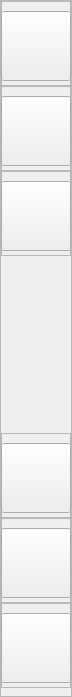
     <widget class="QFrame" name="pasek">
      <property name="sizePolicy">
       <sizepolicy hsizetype="Minimum" vsizetype="Minimum">
        <horstretch>0</horstretch>
        <verstretch>0</verstretch>
       </sizepolicy>
      </property>
      <property name="minimumSize">
       <size>
        <width>72</width>
        <height>0</height>
       </size>
      </property>
      <property name="maximumSize">
       <size>
        <width>72</width>
        <height>16777215</height>
       </size>
      </property>
      <property name="frameShape">
       <enum>QFrame::StyledPanel</enum>
      </property>
      <property name="frameShadow">
       <enum>QFrame::Raised</enum>
      </property>
      <layout class="QVBoxLayout" name="verticalLayout_2">
       <property name="spacing">
        <number>0</number>
       </property>
       <property name="leftMargin">
        <number>0</number>
       </property>
       <property name="topMargin">
        <number>0</number>
       </property>
       <property name="rightMargin">
        <number>0</number>
       </property>
       <property name="bottomMargin">
        <number>8</number>
       </property>
       <item alignment="Qt::AlignLeft">
        <widget class="QFrame" name="frame">
         <property name="sizePolicy">
          <sizepolicy hsizetype="Expanding" vsizetype="Preferred">
           <horstretch>0</horstretch>
           <verstretch>0</verstretch>
          </sizepolicy>
         </property>
         <property name="minimumSize">
          <size>
           <width>70</width>
           <height>85</height>
          </size>
         </property>
         <property name="maximumSize">
          <size>
           <width>70</width>
           <height>85</height>
          </size>
         </property>
         <property name="frameShape">
          <enum>QFrame::StyledPanel</enum>
         </property>
         <property name="frameShadow">
          <enum>QFrame::Raised</enum>
         </property>
         <widget class="QPushButton" name="btn_sidebar_zwin">
          <property name="geometry">
           <rect>
            <x>0</x>
            <y>10</y>
            <width>70</width>
            <height>70</height>
           </rect>
          </property>
          <property name="sizePolicy">
           <sizepolicy hsizetype="Minimum" vsizetype="Minimum">
            <horstretch>0</horstretch>
            <verstretch>0</verstretch>
           </sizepolicy>
          </property>
          <property name="minimumSize">
           <size>
            <width>70</width>
            <height>70</height>
           </size>
          </property>
          <property name="maximumSize">
           <size>
            <width>70</width>
            <height>70</height>
           </size>
          </property>
          <property name="text">
           <string/>
          </property>
          <property name="icon">
           <iconset>
            <normaloff>../icons/icons_white/menu.svg</normaloff>
            <normalon>../icons/icons_blue/menu.svg</normalon>../icons/icons_white/menu.svg</iconset>
          </property>
          <property name="iconSize">
           <size>
            <width>40</width>
            <height>40</height>
           </size>
          </property>
          <property name="checkable">
           <bool>false</bool>
          </property>
         </widget>
        </widget>
       </item>
       <item>
        <widget class="QFrame" name="strona_glowna">
         <property name="sizePolicy">
          <sizepolicy hsizetype="Expanding" vsizetype="Minimum">
           <horstretch>0</horstretch>
           <verstretch>0</verstretch>
          </sizepolicy>
         </property>
         <property name="minimumSize">
          <size>
           <width>70</width>
           <height>85</height>
          </size>
         </property>
         <property name="maximumSize">
          <size>
           <width>70</width>
           <height>85</height>
          </size>
         </property>
         <property name="frameShape">
          <enum>QFrame::StyledPanel</enum>
         </property>
         <property name="frameShadow">
          <enum>QFrame::Raised</enum>
         </property>
         <widget class="QPushButton" name="btn_strona_glowna">
          <property name="geometry">
           <rect>
            <x>0</x>
            <y>10</y>
            <width>70</width>
            <height>70</height>
           </rect>
          </property>
          <property name="minimumSize">
           <size>
            <width>70</width>
            <height>70</height>
           </size>
          </property>
          <property name="maximumSize">
           <size>
            <width>70</width>
            <height>70</height>
           </size>
          </property>
          <property name="text">
           <string/>
          </property>
          <property name="icon">
           <iconset>
            <normaloff>../icons/icons_white/home.svg</normaloff>
            <normalon>../icons/icons_blue/home.svg</normalon>../icons/icons_white/home.svg</iconset>
          </property>
          <property name="iconSize">
           <size>
            <width>40</width>
            <height>40</height>
           </size>
          </property>
          <property name="shortcut">
           <string>Ctrl+H</string>
          </property>
          <property name="checkable">
           <bool>true</bool>
          </property>
          <property name="autoExclusive">
           <bool>true</bool>
          </property>
          <attribute name="buttonGroup">
           <string notr="true">grupa_przyciski</string>
          </attribute>
         </widget>
        </widget>
       </item>
       <item>
        <widget class="QFrame" name="kalendarz">
         <property name="sizePolicy">
          <sizepolicy hsizetype="Expanding" vsizetype="Minimum">
           <horstretch>0</horstretch>
           <verstretch>0</verstretch>
          </sizepolicy>
         </property>
         <property name="minimumSize">
          <size>
           <width>70</width>
           <height>85</height>
          </size>
         </property>
         <property name="maximumSize">
          <size>
           <width>70</width>
           <height>85</height>
          </size>
         </property>
         <property name="frameShape">
          <enum>QFrame::StyledPanel</enum>
         </property>
         <property name="frameShadow">
          <enum>QFrame::Raised</enum>
         </property>
         <widget class="QPushButton" name="btn_kalendarz">
          <property name="geometry">
           <rect>
            <x>0</x>
            <y>10</y>
            <width>70</width>
            <height>70</height>
           </rect>
          </property>
          <property name="minimumSize">
           <size>
            <width>70</width>
            <height>70</height>
           </size>
          </property>
          <property name="maximumSize">
           <size>
            <width>70</width>
            <height>70</height>
           </size>
          </property>
          <property name="text">
           <string/>
          </property>
          <property name="icon">
           <iconset>
            <normaloff>../icons/icons_white/calendar.svg</normaloff>
            <normalon>../icons/icons_blue/calendar.svg</normalon>../icons/icons_white/calendar.svg</iconset>
          </property>
          <property name="iconSize">
           <size>
            <width>40</width>
            <height>40</height>
           </size>
          </property>
          <property name="shortcut">
           <string>Ctrl+K</string>
          </property>
          <property name="checkable">
           <bool>true</bool>
          </property>
          <property name="autoExclusive">
           <bool>true</bool>
          </property>
          <attribute name="buttonGroup">
           <string notr="true">grupa_przyciski</string>
          </attribute>
         </widget>
        </widget>
       </item>
       <item>
        <spacer name="spacer_sidebar">
         <property name="orientation">
          <enum>Qt::Vertical</enum>
         </property>
         <property name="sizeType">
          <enum>QSizePolicy::Expanding</enum>
         </property>
         <property name="sizeHint" stdset="0">
          <size>
           <width>67</width>
           <height>177</height>
          </size>
         </property>
        </spacer>
       </item>
       <item>
        <widget class="QFrame" name="konto">
         <property name="sizePolicy">
          <sizepolicy hsizetype="Expanding" vsizetype="Minimum">
           <horstretch>0</horstretch>
           <verstretch>0</verstretch>
          </sizepolicy>
         </property>
         <property name="minimumSize">
          <size>
           <width>70</width>
           <height>85</height>
          </size>
         </property>
         <property name="maximumSize">
          <size>
           <width>70</width>
           <height>85</height>
          </size>
         </property>
         <property name="frameShape">
          <enum>QFrame::StyledPanel</enum>
         </property>
         <property name="frameShadow">
          <enum>QFrame::Raised</enum>
         </property>
         <widget class="QPushButton" name="btn_konto">
          <property name="geometry">
           <rect>
            <x>0</x>
            <y>10</y>
            <width>70</width>
            <height>70</height>
           </rect>
          </property>
          <property name="minimumSize">
           <size>
            <width>70</width>
            <height>70</height>
           </size>
          </property>
          <property name="maximumSize">
           <size>
            <width>70</width>
            <height>70</height>
           </size>
          </property>
          <property name="text">
           <string/>
          </property>
          <property name="icon">
           <iconset>
            <normaloff>../icons/icons_white/user.svg</normaloff>
            <normalon>../icons/icons_blue/user.svg</normalon>../icons/icons_white/user.svg</iconset>
          </property>
          <property name="iconSize">
           <size>
            <width>40</width>
            <height>40</height>
           </size>
          </property>
          <property name="shortcut">
           <string>Ctrl+A</string>
          </property>
          <property name="checkable">
           <bool>true</bool>
          </property>
          <property name="autoExclusive">
           <bool>true</bool>
          </property>
          <attribute name="buttonGroup">
           <string notr="true">grupa_przyciski</string>
          </attribute>
         </widget>
        </widget>
       </item>
       <item>
        <widget class="QFrame" name="ustawienia">
         <property name="sizePolicy">
          <sizepolicy hsizetype="Expanding" vsizetype="Minimum">
           <horstretch>0</horstretch>
           <verstretch>0</verstretch>
          </sizepolicy>
         </property>
         <property name="minimumSize">
          <size>
           <width>70</width>
           <height>85</height>
          </size>
         </property>
         <property name="maximumSize">
          <size>
           <width>70</width>
           <height>85</height>
          </size>
         </property>
         <property name="frameShape">
          <enum>QFrame::StyledPanel</enum>
         </property>
         <property name="frameShadow">
          <enum>QFrame::Raised</enum>
         </property>
         <widget class="QPushButton" name="btn_ustawienia">
          <property name="geometry">
           <rect>
            <x>0</x>
            <y>10</y>
            <width>70</width>
            <height>70</height>
           </rect>
          </property>
          <property name="minimumSize">
           <size>
            <width>70</width>
            <height>70</height>
           </size>
          </property>
          <property name="maximumSize">
           <size>
            <width>70</width>
            <height>70</height>
           </size>
          </property>
          <property name="text">
           <string/>
          </property>
          <property name="icon">
           <iconset>
            <normaloff>../icons/icons_white/settings.svg</normaloff>
            <normalon>../icons/icons_blue/settings.svg</normalon>../icons/icons_white/settings.svg</iconset>
          </property>
          <property name="iconSize">
           <size>
            <width>40</width>
            <height>40</height>
           </size>
          </property>
          <property name="shortcut">
           <string>Ctrl+U</string>
          </property>
          <property name="checkable">
           <bool>true</bool>
          </property>
          <property name="autoExclusive">
           <bool>true</bool>
          </property>
          <attribute name="buttonGroup">
           <string notr="true">grupa_przyciski</string>
          </attribute>
         </widget>
        </widget>
       </item>
       <item>
        <widget class="QFrame" name="wyloguj">
         <property name="sizePolicy">
          <sizepolicy hsizetype="Expanding" vsizetype="Minimum">
           <horstretch>0</horstretch>
           <verstretch>0</verstretch>
          </sizepolicy>
         </property>
         <property name="minimumSize">
          <size>
           <width>70</width>
           <height>85</height>
          </size>
         </property>
         <property name="maximumSize">
          <size>
           <width>70</width>
           <height>85</height>
          </size>
         </property>
         <property name="frameShape">
          <enum>QFrame::StyledPanel</enum>
         </property>
         <property name="frameShadow">
          <enum>QFrame::Raised</enum>
         </property>
         <widget class="QPushButton" name="btn_wyloguj">
          <property name="geometry">
           <rect>
            <x>0</x>
            <y>10</y>
            <width>70</width>
            <height>70</height>
           </rect>
          </property>
          <property name="minimumSize">
           <size>
            <width>70</width>
            <height>70</height>
           </size>
          </property>
          <property name="maximumSize">
           <size>
            <width>70</width>
            <height>70</height>
           </size>
          </property>
          <property name="text">
           <string/>
          </property>
          <property name="icon">
           <iconset>
            <normaloff>../icons/icons_white/log-out.svg</normaloff>
            <normalon>../icons/icons_blue/log-out.svg</normalon>../icons/icons_white/log-out.svg</iconset>
          </property>
          <property name="iconSize">
           <size>
            <width>40</width>
            <height>40</height>
           </size>
          </property>
          <property name="shortcut">
           <string>Ctrl+Q</string>
          </property>
          <property name="checkable">
           <bool>true</bool>
          </property>
          <property name="autoExclusive">
           <bool>true</bool>
          </property>
          <attribute name="buttonGroup">
           <string notr="true">grupa_przyciski</string>
          </attribute>
         </widget>
        </widget>
       </item>
      </layout>
     </widget>
